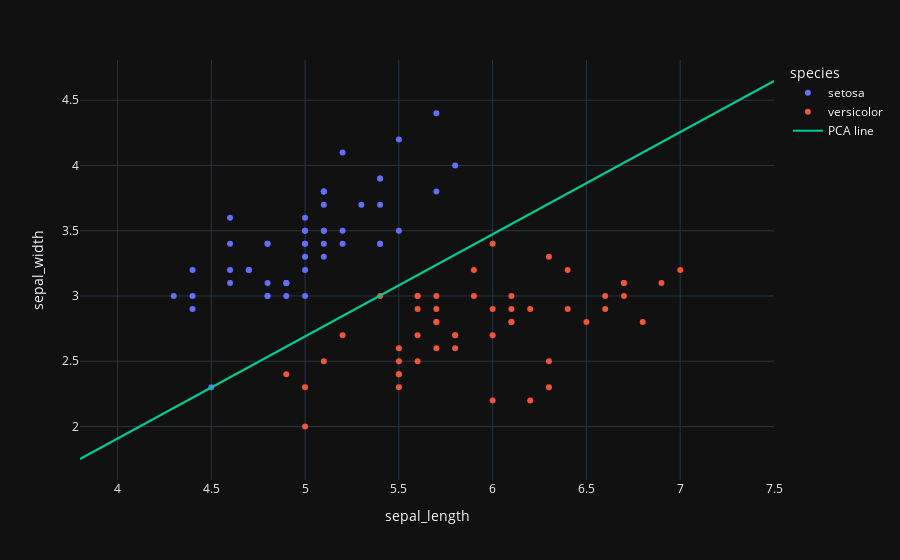

The cell this chart's notebook holds for it:
### Code cell
fig = go.Figure()
x_plot=[min(px.data.iris().iloc[:100,0])-0.5, max(px.data.iris().iloc[:100,0])+0.5]
y_plot=[(-w[2]-w[0]*i)/w[1] for i in x_plot ]
fig = px.scatter(df, x="sepal_length", y="sepal_width", color="species",template="plotly_dark")

fig.add_trace(
    go.Scatter(
        x=x_plot,
        y=y_plot,
        mode="lines",
        name="PCA line"
    ))

fig.show()

### Figure 1 — Plotly figure (JSON) as saved in the notebook; plotly's stock layout.template omitted (floating-point values rounded to 4 significant figures)
{"data": [{"hovertemplate": "species=setosa<br>sepal_length=%{x}<br>sepal_width=%{y}<extra></extra>", "legendgroup": "setosa", "marker": {"color": "#636efa", "symbol": "circle"}, "mode": "markers", "name": "setosa", "orientation": "v", "showlegend": true, "type": "scatter", "x": [5.1, 4.9, 4.7, 4.6, 5, 5.4, 4.6, 5, 4.4, 4.9, 5.4, 4.8, 4.8, 4.3, 5.8, 5.7, 5.4, 5.1, 5.7, 5.1, 5.4, 5.1, 4.6, 5.1, 4.8, 5, 5, 5.2, 5.2, 4.7, 4.8, 5.4, 5.2, 5.5, 4.9, 5, 5.5, 4.9, 4.4, 5.1, 5, 4.5, 4.4, 5, 5.1, 4.8, 5.1, 4.6, 5.3, 5], "xaxis": "x", "y": [3.5, 3, 3.2, 3.1, 3.6, 3.9, 3.4, 3.4, 2.9, 3.1, 3.7, 3.4, 3, 3, 4, 4.4, 3.9, 3.5, 3.8, 3.8, 3.4, 3.7, 3.6, 3.3, 3.4, 3, 3.4, 3.5, 3.4, 3.2, 3.1, 3.4, 4.1, 4.2, 3.1, 3.2, 3.5, 3.1, 3, 3.4, 3.5, 2.3, 3.2, 3.5, 3.8, 3, 3.8, 3.2, 3.7, 3.3], "yaxis": "y"}, {"hovertemplate": "species=versicolor<br>sepal_length=%{x}<br>sepal_width=%{y}<extra></extra>", "legendgroup": "versicolor", "marker": {"color": "#EF553B", "symbol": "circle"}, "mode": "markers", "name": "versicolor", "orientation": "v", "showlegend": true, "type": "scatter", "x": [7, 6.4, 6.9, 5.5, 6.5, 5.7, 6.3, 4.9, 6.6, 5.2, 5, 5.9, 6, 6.1, 5.6, 6.7, 5.6, 5.8, 6.2, 5.6, 5.9, 6.1, 6.3, 6.1, 6.4, 6.6, 6.8, 6.7, 6, 5.7, 5.5, 5.5, 5.8, 6, 5.4, 6, 6.7, 6.3, 5.6, 5.5, 5.5, 6.1, 5.8, 5, 5.6, 5.7, 5.7, 6.2, 5.1, 5.7], "xaxis": "x", "y": [3.2, 3.2, 3.1, 2.3, 2.8, 2.8, 3.3, 2.4, 2.9, 2.7, 2, 3, 2.2, 2.9, 2.9, 3.1, 3, 2.7, 2.2, 2.5, 3.2, 2.8, 2.5, 2.8, 2.9, 3, 2.8, 3, 2.9, 2.6, 2.4, 2.4, 2.7, 2.7, 3, 3.4, 3.1, 2.3, 3, 2.5, 2.6, 3, 2.6, 2.3, 2.7, 3, 2.9, 2.9, 2.5, 2.8], "yaxis": "y"}, {"mode": "lines", "name": "PCA line", "type": "scatter", "x": [3.8, 7.5], "y": [1.751, 4.647]}], "layout": {"legend": {"title": {"text": "species"}, "tracegroupgap": 0}, "margin": {"t": 60}, "xaxis": {"anchor": "y", "domain": [0, 1], "title": {"text": "sepal_length"}}, "yaxis": {"anchor": "x", "domain": [0, 1], "title": {"text": "sepal_width"}}}}
